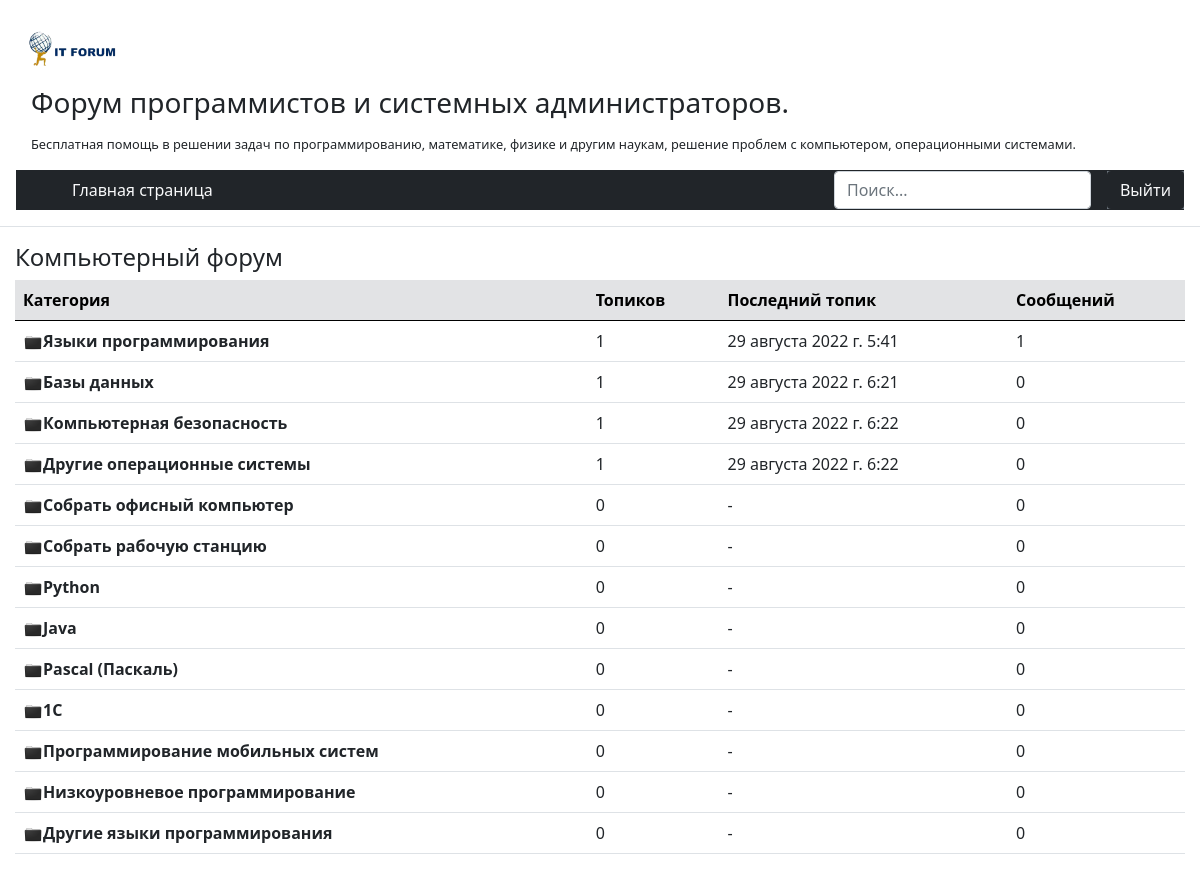
Page / (signed in) on the committed database.
### forumBase/models.py (models this page shows, shortened)
class Category(models.Model):
    name = models.CharField(max_length=100, verbose_name='Наименование', null=False, default='Без наименование')
    class Meta:
        ordering = ['name']

### forumBase/views.py (the view)
# urls.py: 2. Add a URL to urlpatterns:  path('', Home.as_view(), name='home')
class Home(ListView):
    model = Category
    template_name = 'pages/home.html'
    context_object_name = 'categories'
    def get_queryset(self):
        return Category.objects.all().annotate(count_message=Count('topics__messagees'),
                                               lastpub=Max('topics__DateOfCreation'))

### templates/pages/home.html
{% extends 'pages/_base.html' %}
{% block content %}
<h4 class="headerss">Компьютерный форум</h4>
<div class="table-responsive headerss" >
<table class="table">
  <thead class="table-secondary">
    <tr>
      <th scope="col">Категория</th>
      <th scope="col">Топиков</th>
      <th scope="col">Последний топик</th>
      <th scope="col">Сообщений</th>
    </tr>
  </thead>
  <tbody class="table-striped table-hover">
    {% for category in categories %}
    <tr>
      <th><img class='folder' src="static/img/folder.png" width="35px">{{category.name}}</th>
      <td>{{category.topics.count}}</td>
      {% if category.lastpub == None %}
      <td>-</td>
      {% else %}
      <td>{{category.lastpub}}</td>
      {% endif %}
      <td>{{category.count_message}}</td>
    </tr>
    {% endfor %}
  </tbody>
</table>
</div>
{% endblock content %}

### static/css/style.css (style rules this page uses)
.headerss { margin-left:15px; margin-right:15px; }
.folder { width:20px; }

### rows in the picture
Category: name "Языки программирования", topics.count "1", lastpub "29 августа 2022 г. 5:41", count_message "1"
Category: name "Базы данных", topics.count "1", lastpub "29 августа 2022 г. 6:21", count_message "0"
Category: name "Компьютерная безопасность", topics.count "1", lastpub "29 августа 2022 г. 6:22", count_message "0"
Category: name "Другие операционные системы", topics.count "1", lastpub "29 августа 2022 г. 6:22", count_message "0"
Category: name "Собрать офисный компьютер", topics.count "0", count_message "0"
Category: name "Собрать рабочую станцию", topics.count "0", count_message "0"
Category: name "Python", topics.count "0", count_message "0"
Category: name "Java", topics.count "0", count_message "0"
Category: name "Pascal (Паскаль)", topics.count "0", count_message "0"
Category: name "1С", topics.count "0", count_message "0"
Category: name "Программирование мобильных систем", topics.count "0", count_message "0"
Category: name "Низкоуровневое программирование", topics.count "0", count_message "0"
Category: name "Другие языки программирования", topics.count "0", count_message "0"
